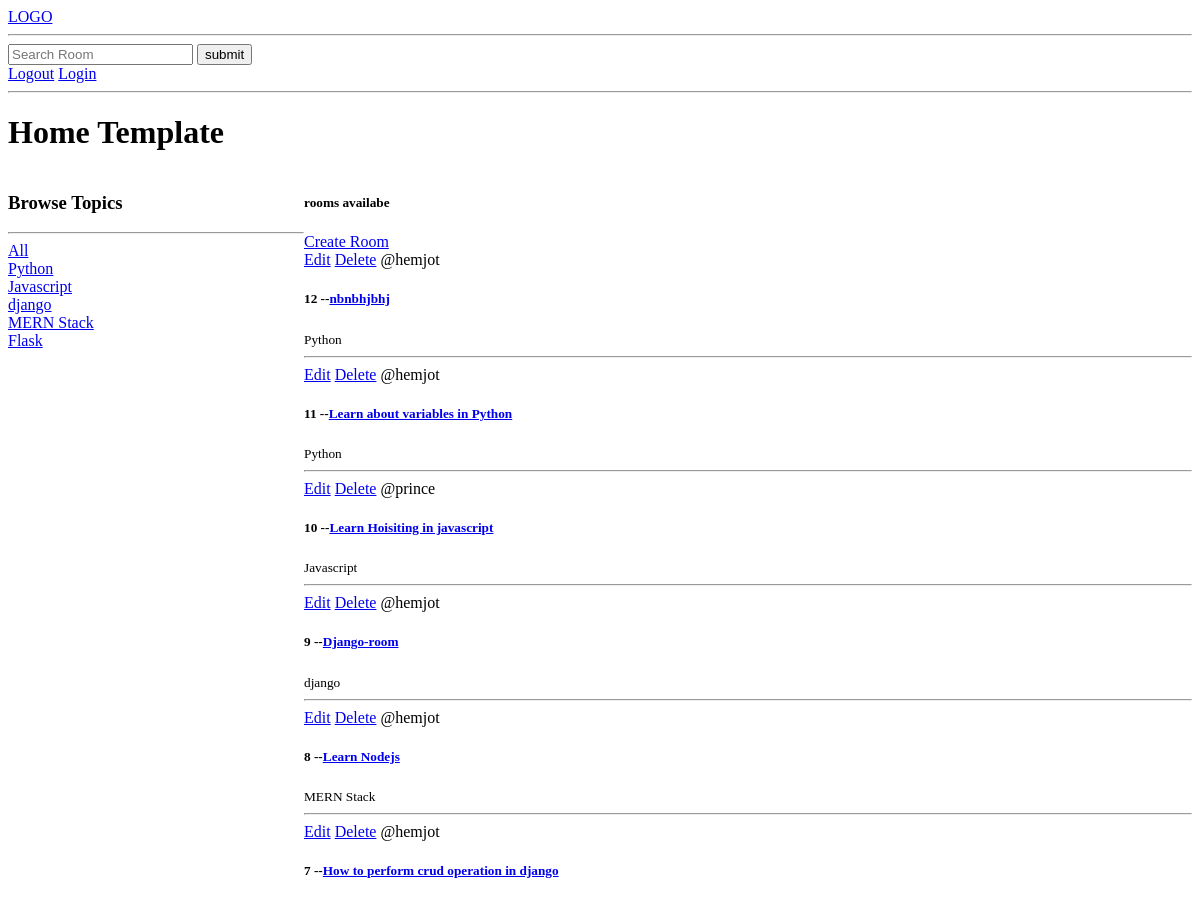
The app's page / (upper part), older data.
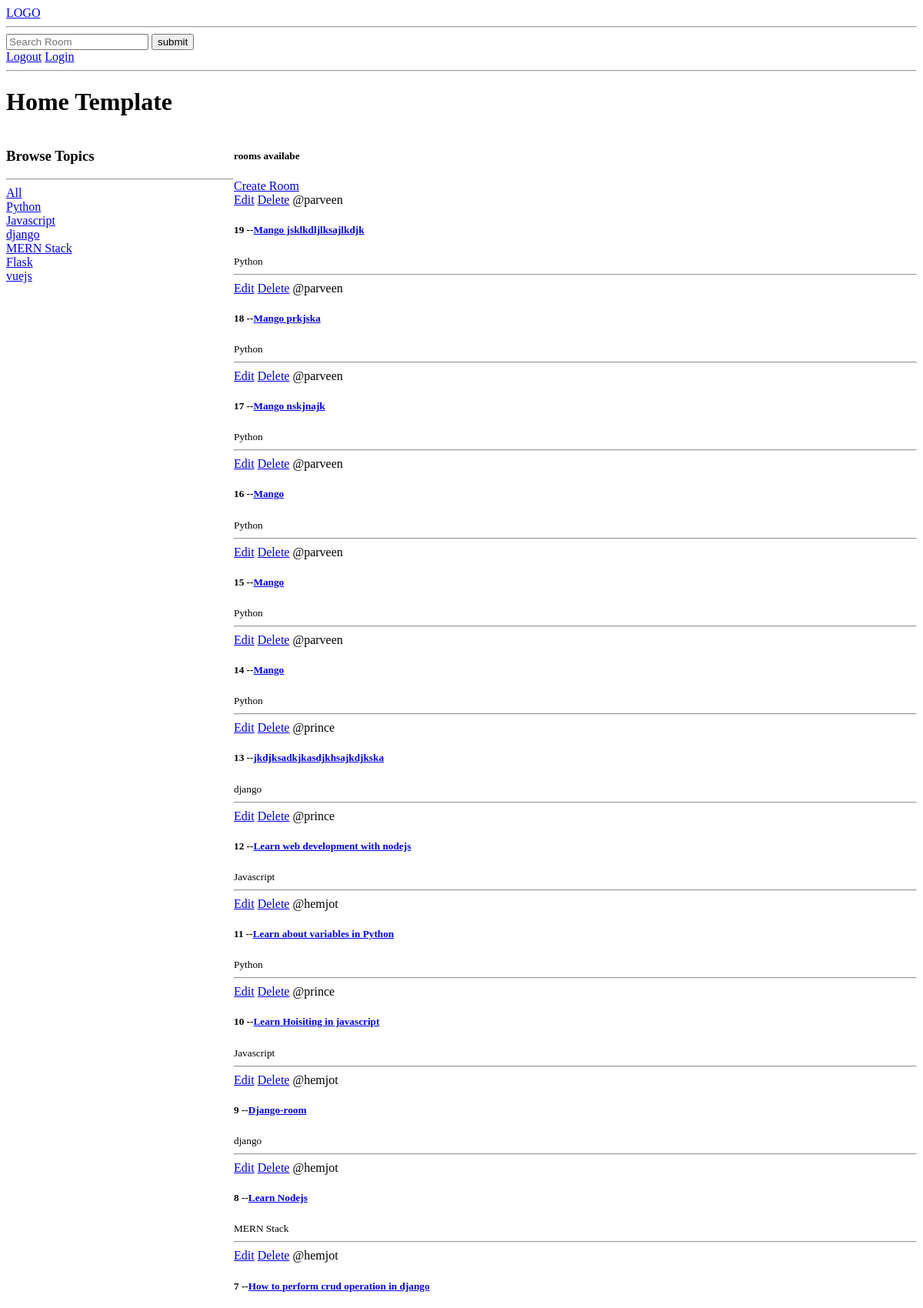
The same page, newer data.
### base/models.py (models this page shows, shortened)
class Topic(models.Model):
    name = models.CharField(max_length=100)

class Room(models.Model):
    host=models.ForeignKey(User, on_delete=models.SET_NULL, null=True )
    name = models.CharField(max_length=100)
    topic=models.ForeignKey(Topic, on_delete=models.CASCADE, null=True)
    description = models.TextField(max_length=250)
    created_at = models.DateTimeField(auto_now_add=True)
    updated_at = models.DateTimeField(auto_now=True)
    class Meta:
        ordering = ['-created_at', 'updated_at']

### base/views.py (the view)
# urls.py: path('',views.home, name='home' ),
def home(request):
    q= request.GET.get('q') if request.GET.get('q') != None else ''
    print(q)
    rooms= Room.objects.filter(
      Q( name__icontains=q ) |
      Q( description__icontains=q ) |
      Q( topic__name__icontains=q ) |
      Q( host__username__icontains=q )
    )
    topics= Topic.objects.all()
    return render(request, 'base/home.html', context={'rooms':rooms, 'topics':topics})

### base/templates/base/home.html (shortened to what this page needs)
{% extends 'main.html' %}
{% block content %}
<h1>Home Template</h1>
<div class="home-container">
    <div>
        <h3>Browse Topics</h3>
        <hr>
        <div>
            <a href="{% url 'home' %}">All</a>
        </div>
        {% for topic in topics %}
        <div>
             <a href="{% url 'home' %}?q={{topic.name}}">{{topic.name}}</a>
        </div>
        {%endfor%}
    </div>
    <div>
        <h5>{{room_count}} rooms availabe</h5>
        <a href="{% url 'create-room' %}">Create Room</a>
        <div>
           {% for room in rooms %}
            <div>
                <a href='{% url "update-room" room.id %}'>Edit</a>
                <a href='{% url "delete-room" room.id %}'>Delete</a>
                <span>@{{room.host.username}}</span>
                <h5>{{room.id}} --<a href="{% url 'room' room.id %}">{{room.name}}</a></h5>
            <small>{{room.topic.name}}</small>
            <hr>
            </div>
           {% endfor %}
    </div>
    </div>
</div>
{% endblock content%}

Row changes from the older to the newer data that the page shows:
added Topic: name "vuejs"
added Room: host.username "parveen", id "19", name "Mango jsklkdljlksajlkdjk", topic.name "Python"
added Room: host.username "parveen", id "18", name "Mango prkjska", topic.name "Python"
added Room: host.username "parveen", id "17", name "Mango nskjnajk", topic.name "Python"
added Room: host.username "parveen", id "16", name "Mango", topic.name "Python"
added Room: host.username "parveen", id "15", name "Mango", topic.name "Python"
added Room: host.username "parveen", id "14", name "Mango", topic.name "Python"
added Room: host.username "prince", id "13", name "jkdjksadkjkasdjkhsajkdjkska", topic.name "django"
changed Room id 12: host.username "hemjot" → "prince"; name "nbnbhjbhj" → "Learn web development with nodejs"; topic.name "Python" → "Javascript"
